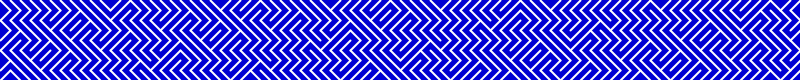
Frame 1 (no input)
Frame 2 (the mouse pressed at the canvas centre, redrawn once): identical to frame 1, image omitted

The Processing sketch that drew this single still picture (run headless with seeded random() and noise(); the mouse was pressed at the canvas centre and the sketch redrawn once):

// Processing sketch: day13
// ── day13.pde
void setup() {
	size(800, 80);
	noLoop();
}

void draw() {
	background(0, 0, 210);
	stroke(255);
	strokeWeight(2);

	for (int i = 0; i < width * height / 100; i++)
		line((i % 80) * 10, (i / 80) * 10 + ((i % 13 + i % 11) % 2) * 10, (i % 80) * 10 + 10, (i / 80) * 10 + 10 - ((i % 13 + i % 11) % 2) * 10);

	save("day13.png");
}
